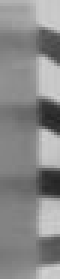
//> input picture template_matching/images/temp2.png, 20 x 93 px (shown 3 times larger)
$ ./main   (built with g++ and OpenCV 4)
//> lines starting //> are read from the running program, lines starting //| are printed output that depends on the picture; after the words box and inside, x2 and y2 are one past the last pixel; in counts of white or black regions, pixels touching at a corner belong together
// for OpenCV2
#include "opencv2/imgproc/imgproc.hpp"
#include "opencv2/objdetect/objdetect.hpp"
#include "opencv2/highgui/highgui.hpp"

#ifdef _DEBUG
#pragma comment(lib, "opencv_core231d.lib")
#pragma comment(lib, "opencv_imgproc231d.lib")
#pragma comment(lib, "opencv_objdetect231d.lib")
#pragma comment(lib, "opencv_gpu231d.lib")
#pragma comment(lib, "opencv_highgui231d.lib")
#else
#pragma comment(lib, "opencv_core231.lib")
#pragma comment(lib, "opencv_imgproc231.lib")
#pragma comment(lib, "opencv_objdetect231.lib")
#pragma comment(lib, "opencv_gpu231.lib")
#pragma comment(lib, "opencv_highgui231.lib")
#endif

int main(int argc, char *argv[]) {
    cv::Mat src_img_gray, src_img, template_img_gray, template_img, edges;
    cv::Mat result_mat;
    cv::Mat debug_img;

    /*
     * Tested threshold values via threshold_test
     */

    template_img_gray = cv::imread("images/temp2.png", CV_LOAD_IMAGE_GRAYSCALE);
//> template_img_gray is the input picture: 93 rows x 20 cols, CV_8UC1; min 34, max 208, mean 136.9
    if (template_img_gray.data == NULL) {
        printf("cv::imread() failed...\n");
        return -1;
    }
    threshold(template_img_gray, template_img, 120, 255, 1);
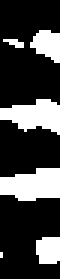
//> template_img: 93 rows x 20 cols, CV_8UC1 (shown 3 times larger); 26% white; 6 white regions (2 under 20 px), largest, box (x1, y1, x2, y2) and area: (0, 56, 20, 67) 172, (0, 33, 20, 45) 155, (10, 10, 20, 21) 76, (12, 79, 20, 88) 66
    cv::imshow("test",template_img);


    src_img_gray = cv::imread("images/Image04.jpg", CV_LOAD_IMAGE_GRAYSCALE);
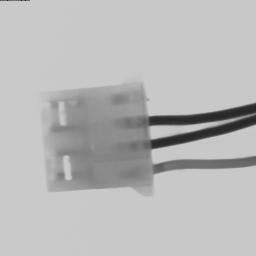
//> input picture template_matching/images/Image04.jpg, 256 x 256 px
//> src_img_gray is the input picture: 256 rows x 256 cols, CV_8UC1; min 34, max 218, mean 185.1
    if (template_img_gray.data == NULL) {
        printf("cv::imread() failed...\n");
        return -1;
    }
    threshold(src_img_gray, src_img, 120, 255, 1);
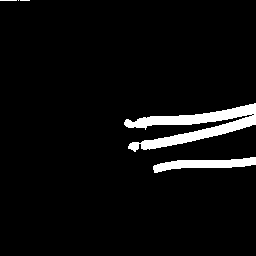
//> src_img: 256 rows x 256 cols, CV_8UC1; 5.1% white; 5 white regions (3 under 20 px), largest, box (x1, y1, x2, y2) and area: (124, 103, 256, 152) 2453, (153, 157, 256, 173) 832
    cv::imshow("test2",src_img);
    cvWaitKey(0);

    cv::Canny(src_img, edges, 300, 500);
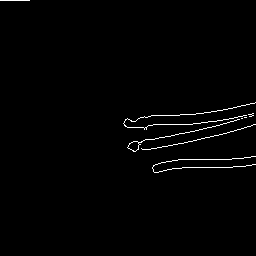
//> edges: 256 rows x 256 cols, CV_8UC1; 1.2% white in thin lines or dots, all inside (x1, y1, x2, y2) = (0, 0, 256, 173)
    cv::cvtColor(src_img, debug_img, CV_GRAY2BGR);

    while(true) {
        // method: CV_TM_SQDIFF, CV_TM_SQDIFF_NORMED, CV_TM _CCORR, CV_TM_CCORR_NORMED, CV_TM_CCOEFF, CV_TM_CCOEFF_NORMED
        int match_method = CV_TM_SQDIFF_NORMED;
        cv::matchTemplate(src_img, template_img, result_mat, match_method);
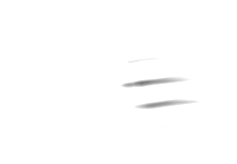
//> result_mat: 164 rows x 237 cols, CV_32FC1; min 0.478, max 1, mean 0.996
        cv::normalize(result_mat, result_mat, 100, 1, cv::NORM_MINMAX, -1, cv::Mat());
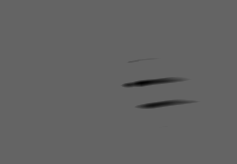
//> result_mat: 164 rows x 237 cols, CV_32FC1; min 1, max 100, mean 99.2

        double minVal = 800;
        double maxVal = 500;
        cv::Point minLoc, maxLoc, matchLoc;
        cv::minMaxLoc(result_mat, &minVal, &maxVal, &minLoc, &maxLoc, cv::Mat() );
//> minVal = 1; maxVal = 100; minLoc = Point(141, 83); maxLoc = Point(0, 0)
        matchLoc = minLoc;
//> matchLoc = Point(141, 83)

        cv::rectangle(
                debug_img,
                matchLoc,
                cv::Point(matchLoc.x + template_img.cols , matchLoc.y + template_img.rows),
                CV_RGB(255,0,0),
                2);
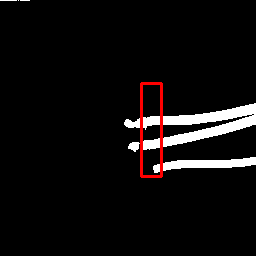
//> debug_img: 256 rows x 256 cols, CV_8UC3; mean B, G, R 12.4, 12.4, 15


    if (debug_img.data == NULL) {
        printf("cv::imread() failed... on debug_img\n");
        return -1;
    }
        cv::imshow("debug_img", debug_img);

        int c = cv::waitKey(1);
//> the Esc key is pressed
        if (c == 27) break;
    }

    return 0;
}
